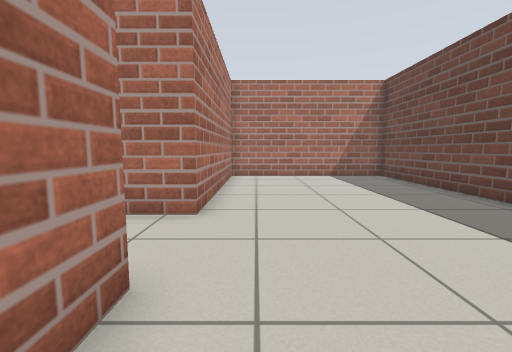
[1] (above)

18 first-person views from a walk through a Gazebo world. The camera is 0.72 m above the floor, tilts 6° down and sees 90° across. The floor is counted in squares, 0.5 m on a side. Each view is taken from the middle of a square. On the plan, view 1 faces up. The plan holds only what a view shows up to about 13 squares ahead; the rest is blank.

[2]
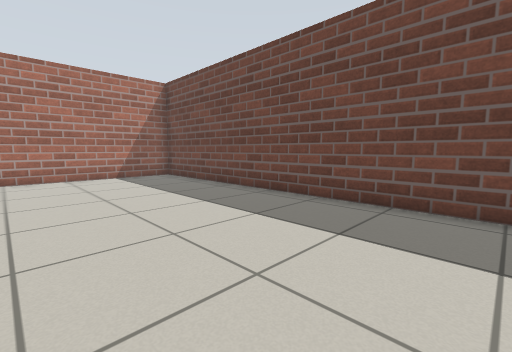

[3]
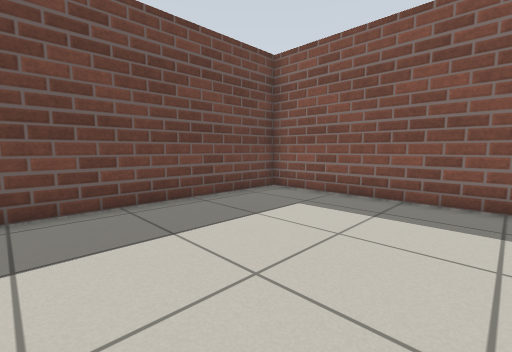

[4]
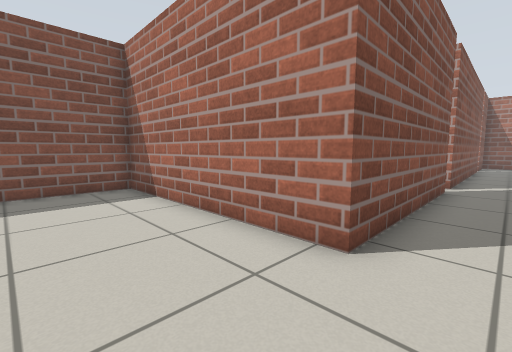

[5]
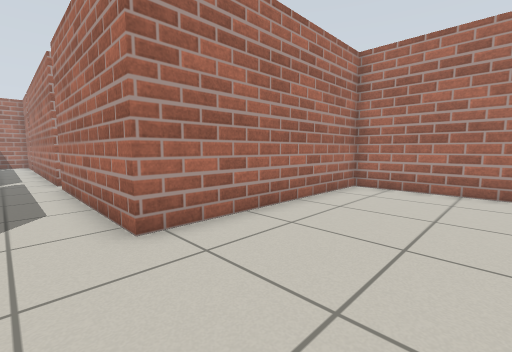

[6]
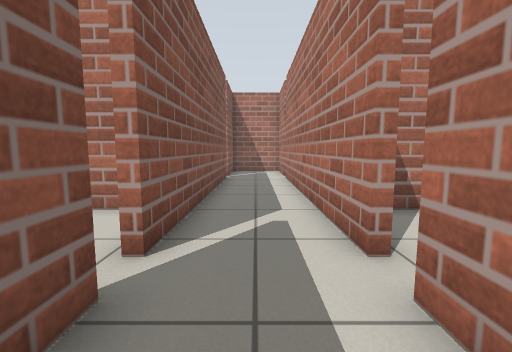

[7]
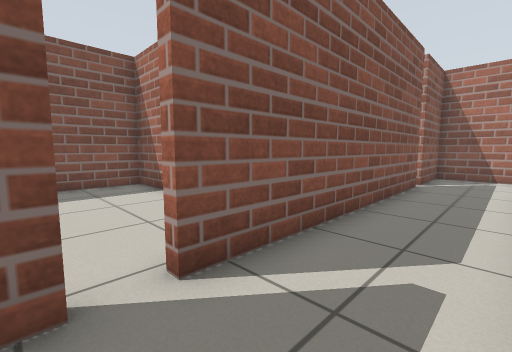

[8]
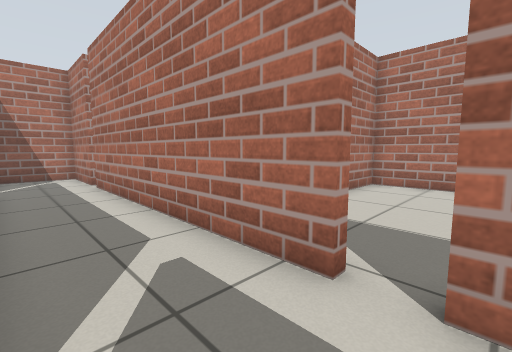

[9]
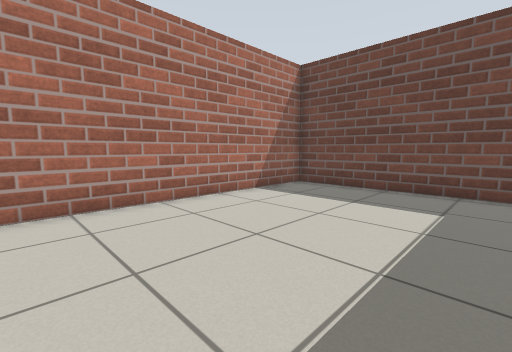

[10]
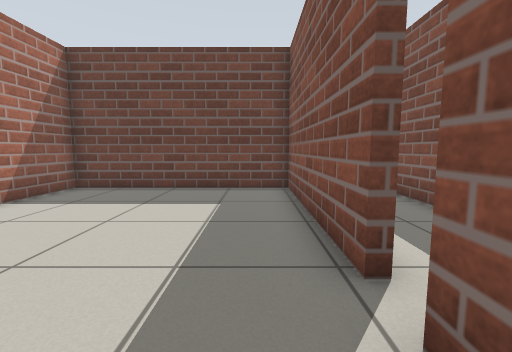

[11]
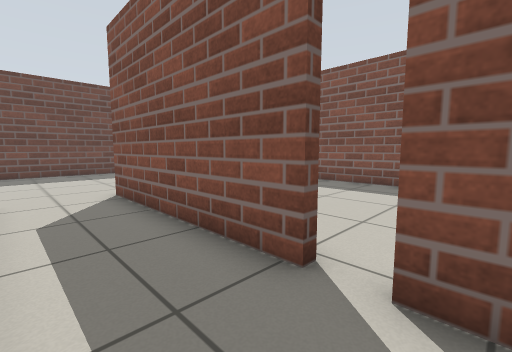

[12]
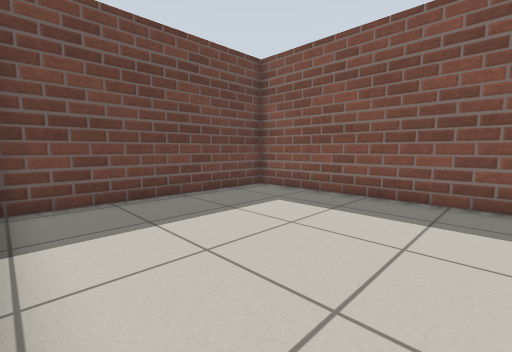

[13]
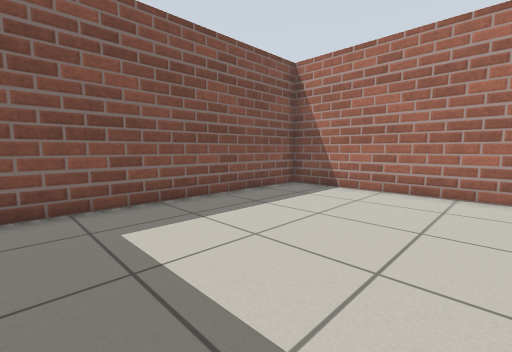

[14]
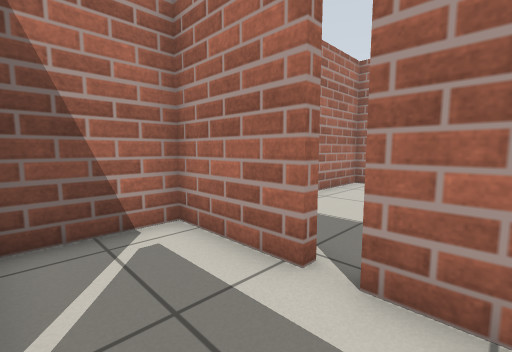

[15]
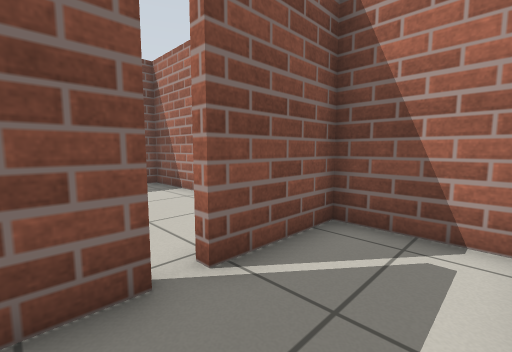

[16]
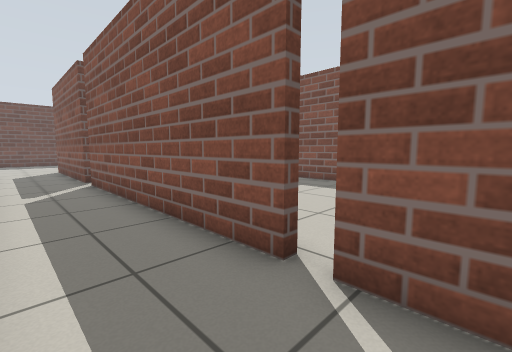

[17]
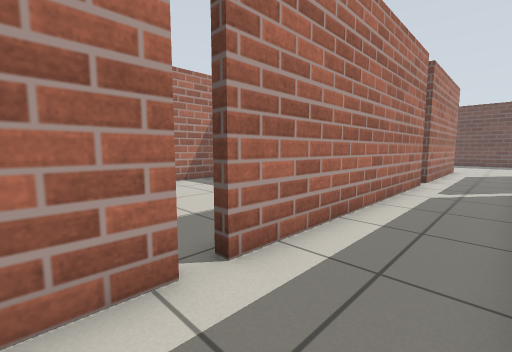

[18]
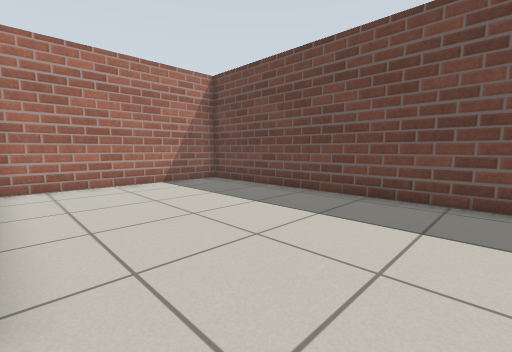

### Floor plan
Points are (right, up) in squares from view 1. A wall is a line through its corners. A room is listed if a view was taken in it or the views show most of it. See-through windows are left out.
Room 1 (views 1, 2, 3, 4, 5, 6, 7, 8, 11, 12, 14, 15, 16, 17, 18)
walls: (-8.4, 2.5) (-1.3, 2.5) (-1.3, -5.7) (6.7, -5.7) (6.7, 13.7) (-1.3, 13.7) (-1.3, 5.5) (-8.3, 5.5); (-9.3, 5.5) (-19, 5.5); (-19.1, 2.5) (-9.3, 2.5) (-9.3, 2.1); (-19.6, 5.5) (-22.7, 5.5) (-22.7, 2.5) (-19.7, 2.5)
ways out: opening at (-9, 6) to room 2; opening at (-9, 2) to room 3; gap at (-19.5, 2); gap at (-19.5, 6)
Room 2 (views 9, 10)
walls: (-8.3, 5.5) (-8.3, 5.8) (-1.6, 5.8) (-1.6, 13.7) (-12, 13.7) (-12, 11.5); (-10, 5.8) (-9.3, 5.8); (-12, 8) (-12, 7.3)
ways out: opening at (-9, 6) to room 1
Room 3 (view 13)
walls: (-12, 1.1) (-12, -5.7) (-1.6, -5.7) (-1.6, 2.1)
ways out: opening at (-9, 2) to room 1

Where each view was taken, in squares from view 1:
view 1: 0 up, 0 right, facing up
view 2: 0 up, 0 right, facing up-right
view 3: 2 up, 0 right, facing down-right
view 4: 4 up, 2 right, facing down-left
view 5: 4 up, 3 right, facing up-left
view 6: 4 up, 6 left, facing left
view 7: 5 up, 8 left, facing down-left
view 8: 3 up, 8 left, facing up-left
view 9: 7 up, 11 left, facing up-right
view 10: 7 up, 11 left, facing right
view 11: 5 up, 10 left, facing down-right
view 12: 2 up, 9 left, facing down-right
view 13: 1 up, 3 left, facing down-left
view 14: 3 up, 18 left, facing up-left
view 15: 5 up, 18 left, facing down-left
view 16: 5 up, 21 left, facing down-right
view 17: 3 up, 21 left, facing up-right
view 18: 3 up, 1 left, facing up-right
